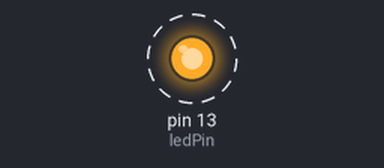
The sketch below on a simulated Arduino Uno, built with avr-gcc and run on an emulated ATmega328P. Shown: output pins drawn as LEDs (lit = HIGH). Dashed ring = blinking.

Above: at 0.2 s.
Timing chart, 0 to 4.6 s (numbered marks = the images above):
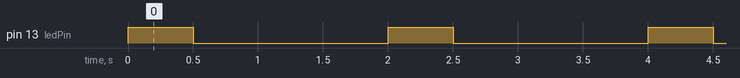

Measured:
- by itself, pin 13 (ledPin): alternates HIGH for 0.50 s and LOW for 1.5 s

The sketch:

helloworld_sketch_sep18a.ino
```cpp
// HELLO WORLD: Blinking an LED
// Turn LED on for half of every second.
// Email: \marissa@utterbergdatadev.com
// Website: https://utterbergdatadev.com
// 2018.09.18

/*********************************************/
const int ledPin = 13; // The LED pin number
/*********************************************/

void setup() {
  // put your setup code here, to run once:
  pinMode(ledPin, OUTPUT); // Initialize the LED pin as output.
}

/*********************************************/
// The loop runs forever!
/*********************************************/

void loop() {
  // put your main code here, to run repeatedly:
  digitalWrite(ledPin, HIGH); // Turn the LED on
  delay(500); // Wait for 0.5 second
  digitalWrite(ledPin, LOW); // Turn the LED off
  delay(1500); // Another half second pause
}

/*********************************************/
```
